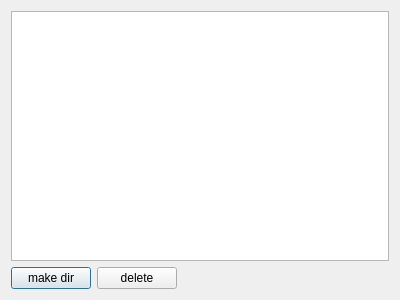
<?xml version="1.0" encoding="UTF-8"?>
<ui version="4.0">
 <class>Dialog</class>
 <widget class="QDialog" name="Dialog">
  <property name="geometry">
   <rect>
    <x>0</x>
    <y>0</y>
    <width>400</width>
    <height>300</height>
   </rect>
  </property>
  <property name="windowTitle">
   <string>Dialog</string>
  </property>
  <layout class="QVBoxLayout" name="verticalLayout">
   <item>
    <widget class="QTreeView" name="treeView"/>
   </item>
   <item>
    <layout class="QHBoxLayout" name="horizontalLayout">
     <item>
      <widget class="QPushButton" name="pushButton">
       <property name="text">
        <string>make dir</string>
       </property>
      </widget>
     </item>
     <item>
      <widget class="QPushButton" name="pushButton_2">
       <property name="text">
        <string>delete</string>
       </property>
      </widget>
     </item>
     <item>
      <spacer name="horizontalSpacer">
       <property name="orientation">
        <enum>Qt::Horizontal</enum>
       </property>
       <property name="sizeHint" stdset="0">
        <size>
         <width>40</width>
         <height>20</height>
        </size>
       </property>
      </spacer>
     </item>
    </layout>
   </item>
  </layout>
 </widget>
 <layoutdefault spacing="6" margin="11"/>
 <resources/>
 <connections/>
</ui>
